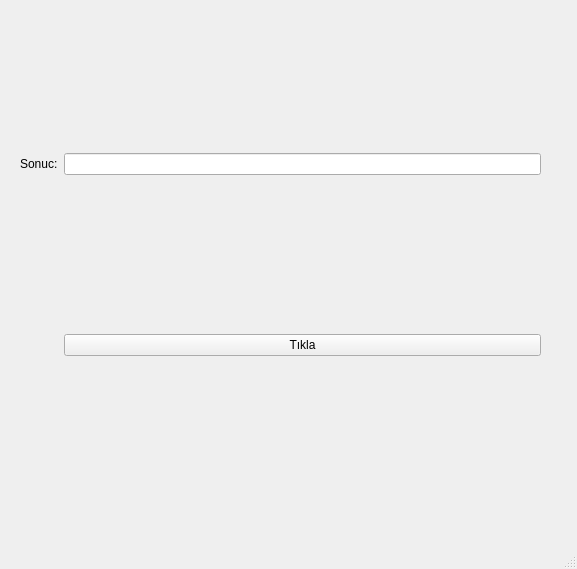
<?xml version="1.0" encoding="UTF-8"?>
<ui version="4.0">
 <class>MainWindow</class>
 <widget class="QMainWindow" name="MainWindow">
  <property name="geometry">
   <rect>
    <x>0</x>
    <y>0</y>
    <width>577</width>
    <height>569</height>
   </rect>
  </property>
  <property name="windowTitle">
   <string>MainWindow</string>
  </property>
  <widget class="QWidget" name="centralwidget">
   <widget class="QWidget" name="gridLayoutWidget">
    <property name="geometry">
     <rect>
      <x>20</x>
      <y>0</y>
      <width>521</width>
      <height>511</height>
     </rect>
    </property>
    <layout class="QGridLayout" name="gridLayout">
     <item row="1" column="1">
      <widget class="QPushButton" name="btDugme">
       <property name="text">
        <string>Tıkla</string>
       </property>
      </widget>
     </item>
     <item row="0" column="1">
      <widget class="QLineEdit" name="txtSonuc"/>
     </item>
     <item row="0" column="0">
      <widget class="QLabel" name="lblSonuc">
       <property name="text">
        <string>Sonuc:</string>
       </property>
      </widget>
     </item>
    </layout>
   </widget>
  </widget>
  <widget class="QMenuBar" name="menubar">
   <property name="geometry">
    <rect>
     <x>0</x>
     <y>0</y>
     <width>577</width>
     <height>21</height>
    </rect>
   </property>
  </widget>
  <widget class="QStatusBar" name="statusbar"/>
 </widget>
 <resources/>
 <connections/>
</ui>
